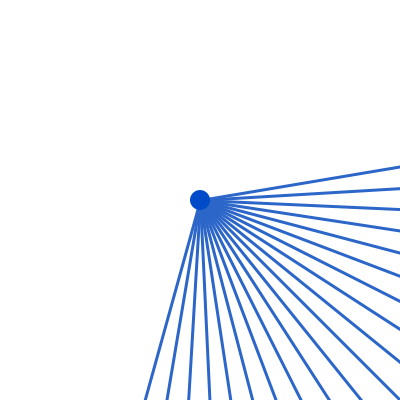
Frame 1 (no input)
Frame 60 (the mouse pressed at the canvas centre just before this capture): identical to frame 1, image omitted
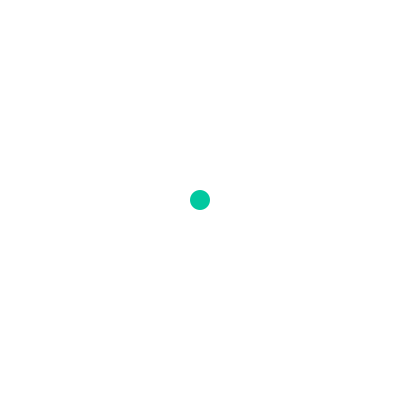
Frame 120 (the mouse held since frame 60 and released just before this capture)

The Processing sketch that drew these frames (run headless with seeded random() and noise(); from frame 60 on, the mouse is pressed at the canvas centre):

// Processing sketch: processing_132417
// ── processing_132417.pde

float noiseScale = 0.002;
PVector loc;
float tailLimit = 40.0;
int numTails = 20;
float spacing = 20.0;
int hue;

void setup() {
  size(400, 400);
  smooth();
  colorMode(HSB, 255);
  
  loc = new PVector(width * 0.5, height * 0.5);
  
  // Run once
  background(255);
  PVector mouse = new PVector(mouseX, mouseY);
  setHue(mouse);
  displayTail(mouse);
  displayBody();
}

void draw() {
  if (mouseX != pmouseX || mouseY != pmouseY) {
    background(255);
    PVector mouse = new PVector(mouseX, mouseY);
    setHue(mouse);
    displayTail(mouse);
    displayBody();
  }
}

void displayTail(PVector _m) {
  float d = loc.dist(_m); // Distance to mouse
  PVector tail = PVector.sub(loc, _m);
  tail.normalize();
  tail.mult(d * 1.5);
  
  spacing = map(d, 0, width * 0.5, 360 / numTails, 1);
  strokeWeight(3);
  stroke(hue, 200, 200);
  
  for (int i = 0; i < numTails; i++) {
    float offset = -0.5 * numTails + i;
    offset = radians(offset * spacing);
    tail.mult(map(offset, 0, numTails * 0.5, 1, 0.4));
    
    pushMatrix();
    translate(loc.x, loc.y);
    rotate(offset);
    line(tail.x, tail.y, 0, 0);
    popMatrix();
  }
}

void displayBody() {
  noStroke();
  fill(hue, 255, 200);
  ellipse(loc.x, loc.y, 20, 20);
}

void setHue(PVector _m) {
  float noiseVal = noise(_m.x * noiseScale, _m.y * noiseScale);
  hue = int(noiseVal * 255);
}
